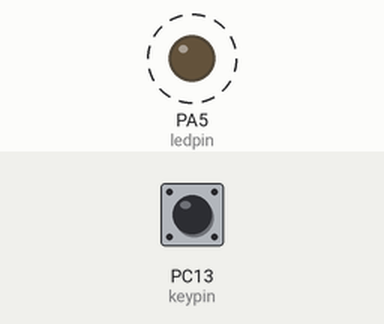
Recording of a sketch running on a simulated STM32 Blue Pill. Parts: output pins drawn as LEDs (lit = HIGH). Dashed ring = blinking. The inputs (shaded band) are chosen by the test bench; at power-on: PC13 (keypin) LOW.

Above: at 0.2 s.
Timing chart, 0 to 3.0 s (numbered marks = the images above):
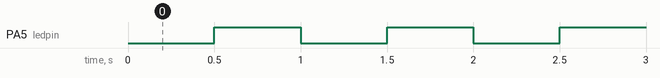

The sketch:

l476_key.ino
```cpp
#define keypin  PC13
#define ledpin  PA5
boolean keysta ;

void setup() {
  // put your setup code here, to run once:

    pinMode (keypin, INPUT);
    pinMode (ledpin, OUTPUT);
   }

void loop() {

  // put your main code here, to run repeatedly:
   keysta = digitalRead(keypin);
   if(keysta)
    {
      digitalWrite(ledpin,LOW);

      }
     else
    {
      digitalWrite(ledpin,LOW);
      delay(500);
      digitalWrite(ledpin,HIGH);
      delay(500);

      }

}
```

Measured:
- by itself, PA5 (ledpin): alternates HIGH for 0.50 s and LOW for 0.50 s
